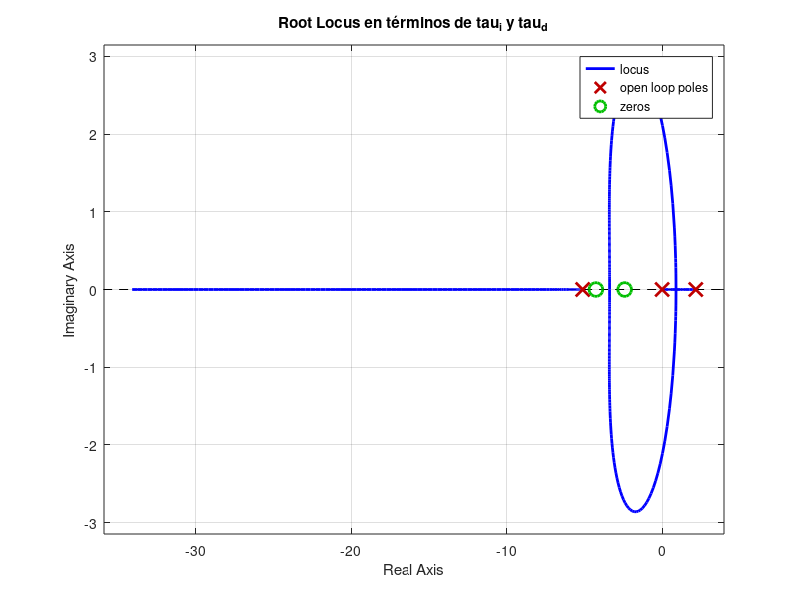
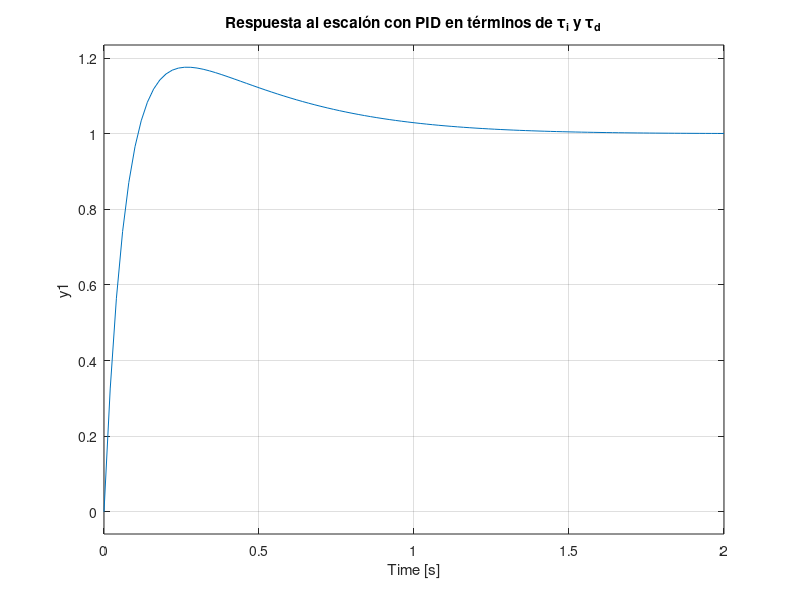
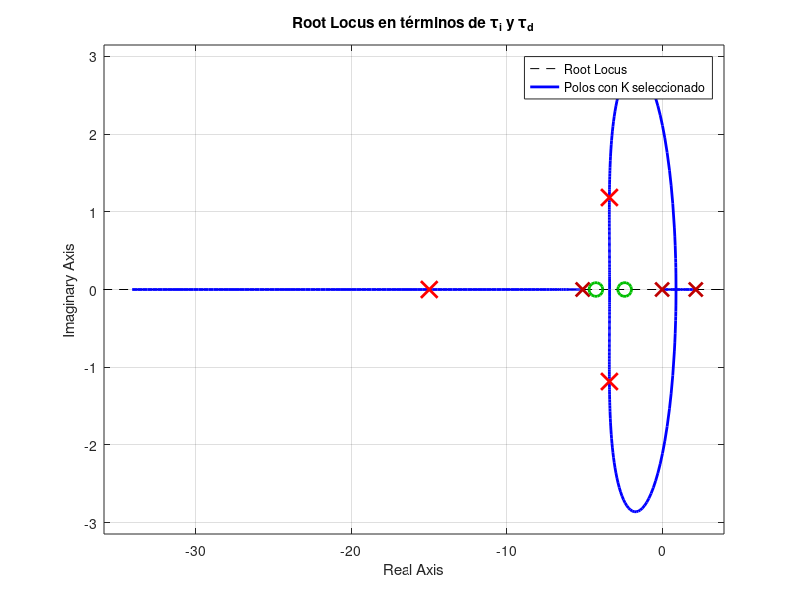

Recreate these plots in MATLAB, in order.
clear all; close all; clc;
Wcp = 5.3e-3*9.81; %Peso contrapeso
Wb = 28.7e-3*9.81; % Peso brazo
Wm = (3.5e-3+2.4e-3)*9.81; %Peso motor
d1 = 130.5e-3;
d2 = 50e-3;
e = 13.28e-3;
J = 1.3636e-4;
I=J;
Y = (Wcp*d2-d1*Wm-e*Wb); 
k = Y;
B = 4e-4;
mu = B;

s = tf('s');

% --------------- Modelo Lineal -------------------------

theta0_deg = 80;         % punto de linearización en grados
theta0 = deg2rad(theta0_deg);

a1 = B / J;
a0 = (Y / J) * cos(theta0);

A = [0, 1;
     -a0, -a1];
Bmat = [0; 1/J];
C = [1, 0];
D = 0;

% FT Numerica
num = 1/J;
den = [1, B/J, (Y/J)*cos(theta0)];
G_tf = tf(num, den);
G_tf;

%% --- Actuador y escala salida ---
Ka = 8.6928e-5;  
scale_deg = 180/pi;

P0 = ss(A, Bmat, C, D);
P0.InputName  = {'fm'};
P0.OutputName = {'angulo_rad'};

m =   1.2984e-04;
b =  -0.0231;

Ka = m;
Kb = b;
scale = 180/pi;

Act = tf(Ka);
Scale = tf(scale);

P_pwm_deg = series(Scale * P0, Act);
P_pwm_deg.InputName = 'pwm';
P_pwm_deg.OutputName = 'angle_deg';

fprintf('=== Planta desde PWM a angulo (deg) ===\n');
P_pwm_deg;

G  = tf(P_pwm_deg);
G

%% ----------------- CONTROLADOR EN TÉRMINOS DE τi y τd --------------------

% Escoge tiempos (AJUSTA)
tau_i = 0.65;     % tiempo integral
tau_d = 0.15;    % tiempo derivativo

% Controlador base sin ganancia:
% C0(s) = ( 1 + 1/(tau_i s) + tau_d s )
C0 = (1 + 1/(tau_i*s) + tau_d*s);

% Lazo abierto sin ganancia
L = C0 * G;

figure;
rlocus(L); grid on;
title('Root Locus en términos de tau_i y tau_d');

% Seleccionar ganancia K (AJUSTA)
K = 2.3;

% Convertir a Kp, Ki, Kd
Kp = K;
Ki = K / tau_i;
Kd = K * tau_d;

fprintf("\nPID usando tiempos τ:\nKp=%.4f\nKi=%.4f\nKd=%.4f\n",Kp,Ki,Kd);

C = pid(Kp,Ki,Kd);

% Respuesta al escalón
T = feedback(C*G,1);

figure;
step(T); grid on;
title('Respuesta al escalón con PID en términos de τ_i y τ_d');


figure;
rlocus(L); hold on; grid on;
title('Root Locus en términos de τ_i y τ_d');

% Calcular lazo cerrado para ese K
sys_cl = feedback(K*C0*G,1);

% Obtener polos
p_cl = pole(sys_cl);

% Dibujar polos en el root locus
plot(real(p_cl), imag(p_cl), 'rx', 'MarkerSize', 12, 'LineWidth', 2);

legend('Root Locus','Polos con K seleccionado');
